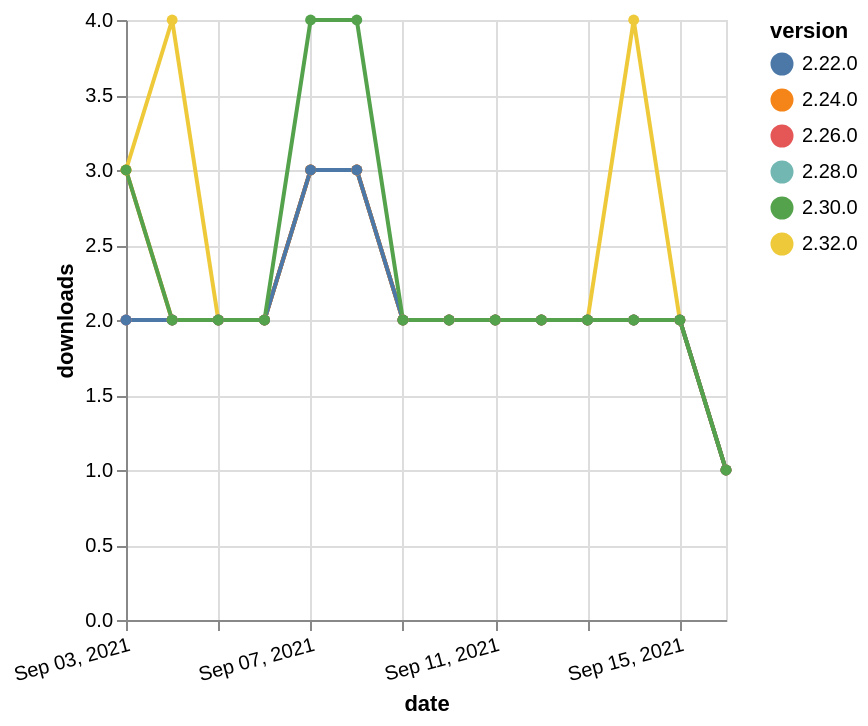

Vega-Lite specification stored for this chart:
### Vega-Lite specification from a JSON file in a GitHub repository (floating-point values rounded to 4 significant figures)
{"$schema": "https://vega.github.io/schema/vega-lite/v5.json", "description": "A simple bar chart with embedded data.", "data": {"values": [{"date": "2021-09-03", "total": 224, "delta": 3, "version": "2.32.0"}, {"date": "2021-09-04", "total": 228, "delta": 4, "version": "2.32.0"}, {"date": "2021-09-05", "total": 230, "delta": 2, "version": "2.32.0"}, {"date": "2021-09-06", "total": 232, "delta": 2, "version": "2.32.0"}, {"date": "2021-09-07", "total": 235, "delta": 3, "version": "2.32.0"}, {"date": "2021-09-08", "total": 238, "delta": 3, "version": "2.32.0"}, {"date": "2021-09-09", "total": 240, "delta": 2, "version": "2.32.0"}, {"date": "2021-09-10", "total": 242, "delta": 2, "version": "2.32.0"}, {"date": "2021-09-11", "total": 244, "delta": 2, "version": "2.32.0"}, {"date": "2021-09-12", "total": 246, "delta": 2, "version": "2.32.0"}, {"date": "2021-09-13", "total": 248, "delta": 2, "version": "2.32.0"}, {"date": "2021-09-14", "total": 252, "delta": 4, "version": "2.32.0"}, {"date": "2021-09-15", "total": 254, "delta": 2, "version": "2.32.0"}, {"date": "2021-09-16", "total": 255, "delta": 1, "version": "2.32.0"}, {"date": "2021-09-03", "total": 988, "delta": 2, "version": "2.28.0"}, {"date": "2021-09-04", "total": 990, "delta": 2, "version": "2.28.0"}, {"date": "2021-09-05", "total": 992, "delta": 2, "version": "2.28.0"}, {"date": "2021-09-06", "total": 994, "delta": 2, "version": "2.28.0"}, {"date": "2021-09-07", "total": 997, "delta": 3, "version": "2.28.0"}, {"date": "2021-09-08", "total": 1000, "delta": 3, "version": "2.28.0"}, {"date": "2021-09-09", "total": 1002, "delta": 2, "version": "2.28.0"}, {"date": "2021-09-10", "total": 1004, "delta": 2, "version": "2.28.0"}, {"date": "2021-09-11", "total": 1006, "delta": 2, "version": "2.28.0"}, {"date": "2021-09-12", "total": 1008, "delta": 2, "version": "2.28.0"}, {"date": "2021-09-13", "total": 1010, "delta": 2, "version": "2.28.0"}, {"date": "2021-09-14", "total": 1012, "delta": 2, "version": "2.28.0"}, {"date": "2021-09-15", "total": 1014, "delta": 2, "version": "2.28.0"}, {"date": "2021-09-16", "total": 1015, "delta": 1, "version": "2.28.0"}, {"date": "2021-09-03", "total": 1447, "delta": 2, "version": "2.26.0"}, {"date": "2021-09-04", "total": 1449, "delta": 2, "version": "2.26.0"}, {"date": "2021-09-05", "total": 1451, "delta": 2, "version": "2.26.0"}, {"date": "2021-09-06", "total": 1453, "delta": 2, "version": "2.26.0"}, {"date": "2021-09-07", "total": 1456, "delta": 3, "version": "2.26.0"}, {"date": "2021-09-08", "total": 1459, "delta": 3, "version": "2.26.0"}, {"date": "2021-09-09", "total": 1461, "delta": 2, "version": "2.26.0"}, {"date": "2021-09-10", "total": 1463, "delta": 2, "version": "2.26.0"}, {"date": "2021-09-11", "total": 1465, "delta": 2, "version": "2.26.0"}, {"date": "2021-09-12", "total": 1467, "delta": 2, "version": "2.26.0"}, {"date": "2021-09-13", "total": 1469, "delta": 2, "version": "2.26.0"}, {"date": "2021-09-14", "total": 1471, "delta": 2, "version": "2.26.0"}, {"date": "2021-09-15", "total": 1473, "delta": 2, "version": "2.26.0"}, {"date": "2021-09-16", "total": 1474, "delta": 1, "version": "2.26.0"}, {"date": "2021-09-03", "total": 1656, "delta": 3, "version": "2.24.0"}, {"date": "2021-09-04", "total": 1658, "delta": 2, "version": "2.24.0"}, {"date": "2021-09-05", "total": 1660, "delta": 2, "version": "2.24.0"}, {"date": "2021-09-06", "total": 1662, "delta": 2, "version": "2.24.0"}, {"date": "2021-09-07", "total": 1665, "delta": 3, "version": "2.24.0"}, {"date": "2021-09-08", "total": 1668, "delta": 3, "version": "2.24.0"}, {"date": "2021-09-09", "total": 1670, "delta": 2, "version": "2.24.0"}, {"date": "2021-09-10", "total": 1672, "delta": 2, "version": "2.24.0"}, {"date": "2021-09-11", "total": 1674, "delta": 2, "version": "2.24.0"}, {"date": "2021-09-12", "total": 1676, "delta": 2, "version": "2.24.0"}, {"date": "2021-09-13", "total": 1678, "delta": 2, "version": "2.24.0"}, {"date": "2021-09-14", "total": 1680, "delta": 2, "version": "2.24.0"}, {"date": "2021-09-15", "total": 1682, "delta": 2, "version": "2.24.0"}, {"date": "2021-09-16", "total": 1683, "delta": 1, "version": "2.24.0"}, {"date": "2021-09-03", "total": 2050, "delta": 2, "version": "2.22.0"}, {"date": "2021-09-04", "total": 2052, "delta": 2, "version": "2.22.0"}, {"date": "2021-09-05", "total": 2054, "delta": 2, "version": "2.22.0"}, {"date": "2021-09-06", "total": 2056, "delta": 2, "version": "2.22.0"}, {"date": "2021-09-07", "total": 2059, "delta": 3, "version": "2.22.0"}, {"date": "2021-09-08", "total": 2062, "delta": 3, "version": "2.22.0"}, {"date": "2021-09-09", "total": 2064, "delta": 2, "version": "2.22.0"}, {"date": "2021-09-10", "total": 2066, "delta": 2, "version": "2.22.0"}, {"date": "2021-09-11", "total": 2068, "delta": 2, "version": "2.22.0"}, {"date": "2021-09-12", "total": 2070, "delta": 2, "version": "2.22.0"}, {"date": "2021-09-13", "total": 2072, "delta": 2, "version": "2.22.0"}, {"date": "2021-09-14", "total": 2074, "delta": 2, "version": "2.22.0"}, {"date": "2021-09-15", "total": 2076, "delta": 2, "version": "2.22.0"}, {"date": "2021-09-16", "total": 2077, "delta": 1, "version": "2.22.0"}, {"date": "2021-09-03", "total": 677, "delta": 3, "version": "2.30.0"}, {"date": "2021-09-04", "total": 679, "delta": 2, "version": "2.30.0"}, {"date": "2021-09-05", "total": 681, "delta": 2, "version": "2.30.0"}, {"date": "2021-09-06", "total": 683, "delta": 2, "version": "2.30.0"}, {"date": "2021-09-07", "total": 687, "delta": 4, "version": "2.30.0"}, {"date": "2021-09-08", "total": 691, "delta": 4, "version": "2.30.0"}, {"date": "2021-09-09", "total": 693, "delta": 2, "version": "2.30.0"}, {"date": "2021-09-10", "total": 695, "delta": 2, "version": "2.30.0"}, {"date": "2021-09-11", "total": 697, "delta": 2, "version": "2.30.0"}, {"date": "2021-09-12", "total": 699, "delta": 2, "version": "2.30.0"}, {"date": "2021-09-13", "total": 701, "delta": 2, "version": "2.30.0"}, {"date": "2021-09-14", "total": 703, "delta": 2, "version": "2.30.0"}, {"date": "2021-09-15", "total": 705, "delta": 2, "version": "2.30.0"}, {"date": "2021-09-16", "total": 706, "delta": 1, "version": "2.30.0"}]}, "width": "container", "mark": {"type": "line", "point": {"filled": true}}, "encoding": {"x": {"field": "date", "type": "temporal", "timeUnit": "yearmonthdate", "title": "date", "axis": {"labelAngle": -15}}, "y": {"field": "delta", "type": "quantitative", "title": "downloads"}, "color": {"field": "version", "type": "nominal"}, "tooltip": {"field": "delta"}}}
